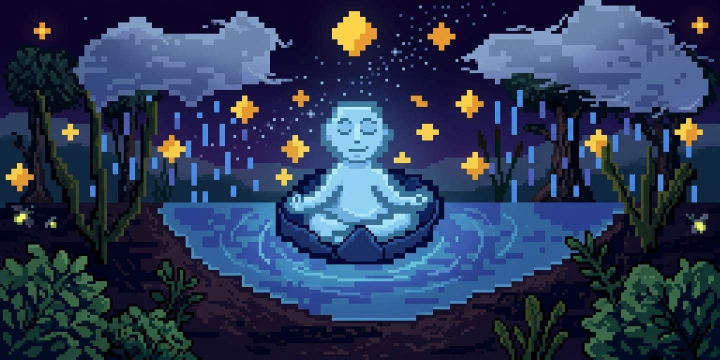
#> input picture og.jpg, 1440 x 720 px (shown at 1/2 size)
$ python -i native_zoom_test.py   (imports and definitions only)
#> lines starting #> are read from the running program, lines starting #| are printed output that depends on the picture
#> further down, picture is the input picture: PIL image 1440x720 RGB; mean R, G, B 44.2, 57.6, 86
"""Zoom the real app with Ctrl and the wheel on the display owned by the shell harness."""

import os
from pathlib import Path
import sqlite3
import shutil
import subprocess
import sys
import tempfile
import time

from PIL import Image, ImageChops

from native_visual_test import contrast, read_text, OUTPUT as VISUAL_OUTPUT


root = Path(__file__).resolve().parent.parent
output = root / "build/native-zoom-test"
# [3 lines not run here, left out]
data = Path(tempfile.mkdtemp(prefix="inbe-zoom-", dir=output))
env = os.environ.copy()
# [2 lines not run here, left out]
env["APP_NO_TRAY"] = "1"
env["XDG_DATA_HOME"] = str(data / "data")
env["XDG_CONFIG_HOME"] = str(data / "config")
env["XDG_CACHE_HOME"] = str(data / "cache")
# [1 line not run here, left out]


def command(*args):
    return subprocess.run(args, env=env, check=True, text=True,
                          capture_output=True, timeout=5).stdout.strip()


# [8 lines left out: function capture, not called in this run]


def content_width(image):
    """Width of everything drawn on the flat background."""
    background = Image.new("RGB", image.size, image.getpixel((5, 5)))
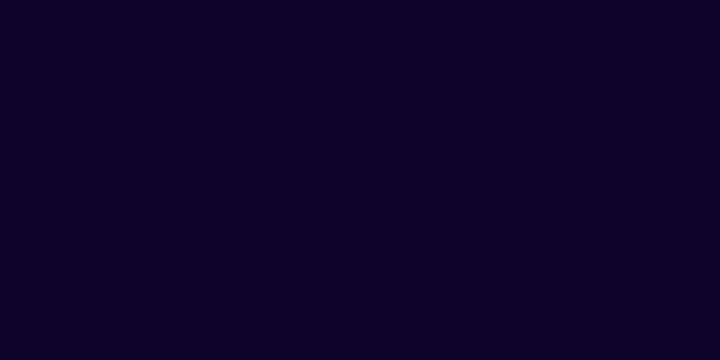
#> background: PIL image 1440x720 RGB (shown at 1/2 size); mean R, G, B 14, 4, 41
    drawn = ImageChops.difference(image, background).convert("L")
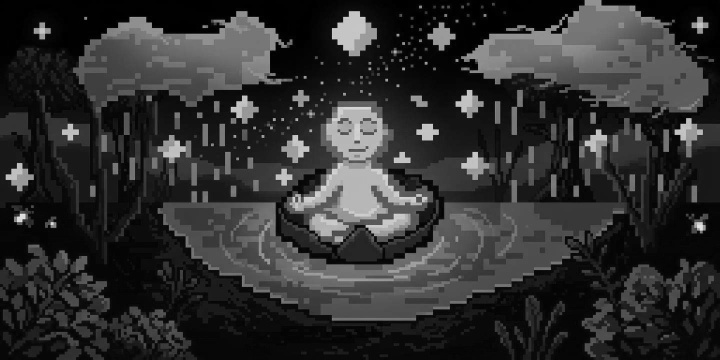
#> drawn: PIL image 1440x720 L (shown at 1/2 size); min 0, max 236, mean 48
    box = drawn.point(lambda value: 255 if value > 24 else 0).getbbox()
#> box = (0, 0, 1440, 720)
    assert box, "nothing was drawn"
    return box[2] - box[0]


# [46 lines left out: functions check_title, saved_scale, wait_for_scale, wheel, not called in this run]


log_path = output / "app.log"
# [75 lines not run here, left out]

>>> from PIL import Image
>>> picture = Image.open('../og.jpg')
>>> result = content_width(picture)
#> result = 1440
